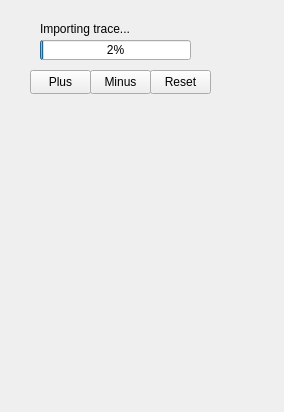
<?xml version="1.0" encoding="UTF-8"?>
<ui version="4.0">
 <class>ControlWidget</class>
 <widget class="QDockWidget" name="ControlWidget">
  <property name="geometry">
   <rect>
    <x>0</x>
    <y>0</y>
    <width>284</width>
    <height>412</height>
   </rect>
  </property>
  <property name="minimumSize">
   <size>
    <width>184</width>
    <height>140</height>
   </size>
  </property>
  <property name="windowTitle">
   <string>Controls</string>
  </property>
  <widget class="QWidget" name="dockWidgetContents">
   <widget class="QWidget" name="verticalLayoutWidget">
    <property name="geometry">
     <rect>
      <x>30</x>
      <y>10</y>
      <width>231</width>
      <height>162</height>
     </rect>
    </property>
    <layout class="QVBoxLayout" name="verticalLayout">
     <item>
      <widget class="QWidget" name="widget" native="true">
       <property name="minimumSize">
        <size>
         <width>200</width>
         <height>100</height>
        </size>
       </property>
       <widget class="QProgressBar" name="progressBarImport">
        <property name="geometry">
         <rect>
          <x>10</x>
          <y>30</y>
          <width>151</width>
          <height>20</height>
         </rect>
        </property>
        <property name="maximum">
         <number>1000</number>
        </property>
        <property name="value">
         <number>24</number>
        </property>
        <property name="orientation">
         <enum>Qt::Horizontal</enum>
        </property>
       </widget>
       <widget class="QLabel" name="label_4">
        <property name="geometry">
         <rect>
          <x>10</x>
          <y>10</y>
          <width>151</width>
          <height>17</height>
         </rect>
        </property>
        <property name="text">
         <string>Importing trace...</string>
        </property>
       </widget>
       <widget class="QPushButton" name="pushButtonPlus">
        <property name="geometry">
         <rect>
          <x>0</x>
          <y>60</y>
          <width>61</width>
          <height>24</height>
         </rect>
        </property>
        <property name="text">
         <string>Plus</string>
        </property>
       </widget>
       <widget class="QPushButton" name="pushButtonMinus">
        <property name="geometry">
         <rect>
          <x>60</x>
          <y>60</y>
          <width>61</width>
          <height>24</height>
         </rect>
        </property>
        <property name="text">
         <string>Minus</string>
        </property>
       </widget>
       <widget class="QPushButton" name="pushButtonReset">
        <property name="geometry">
         <rect>
          <x>120</x>
          <y>60</y>
          <width>61</width>
          <height>24</height>
         </rect>
        </property>
        <property name="text">
         <string>Reset</string>
        </property>
       </widget>
      </widget>
     </item>
    </layout>
   </widget>
  </widget>
 </widget>
 <resources/>
 <connections/>
</ui>
